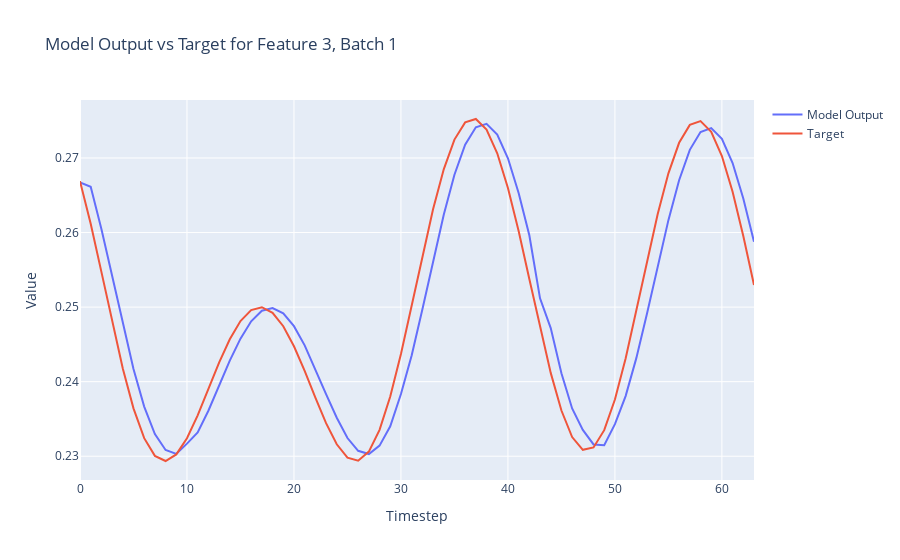

Notebook code cell kept with this figure:
### Code cell
import plotly.graph_objects as go

def plot_model_output_vs_target(model_outputs, targets, batch_index=0, feature_index=0):
    # Extract the specified feature for the given batch from both the model outputs and targets
    model_output_series = model_outputs[batch_index, :, feature_index].detach().numpy()
    target_series = targets[batch_index, :, feature_index].numpy()
    
    # Create a range for the x-axis (timesteps)
    timesteps = list(range(model_output_series.shape[0]))
    
    # Create traces
    model_trace = go.Scatter(x=timesteps, y=model_output_series, mode='lines', name='Model Output')
    target_trace = go.Scatter(x=timesteps, y=target_series, mode='lines', name='Target')
    
    # Create the figure and add traces
    fig = go.Figure()
    fig.add_trace(model_trace)
    fig.add_trace(target_trace)
    
    # Add title and labels
    fig.update_layout(title=f'Model Output vs Target for Feature {feature_index}, Batch {batch_index}',
                      xaxis_title='Timestep',
                      yaxis_title='Value')
    
    # Show the figure
    fig.show()

# Assuming `y` and `Y` are your model outputs and targets, respectively
# Adjust batch_index and feature_index as needed
plot_model_output_vs_target(outputs, Y, batch_index=1, feature_index=3)

### Figure 1 — Plotly figure (JSON) as saved in the notebook; plotly's stock layout.template omitted (floating-point values rounded to 4 significant figures)
{"data": [{"mode": "lines", "name": "Model Output", "type": "scatter", "x": [0, 1, 2, 3, 4, 5, 6, 7, 8, 9, 10, 11, 12, 13, 14, 15, 16, 17, 18, 19, 20, 21, 22, 23, 24, 25, 26, 27, 28, 29, 30, 31, 32, 33, 34, 35, 36, 37, 38, 39, 40, 41, 42, 43, 44, 45, 46, 47, 48, 49, 50, 51, 52, 53, 54, 55, 56, 57, 58, 59, 60, 61, 62, 63], "y": [0.2667, 0.2662, 0.2605, 0.2541, 0.2477, 0.2417, 0.2367, 0.233, 0.2308, 0.2303, 0.2317, 0.2332, 0.2361, 0.2394, 0.2428, 0.2458, 0.2481, 0.2495, 0.2499, 0.2492, 0.2474, 0.2449, 0.2417, 0.2383, 0.2352, 0.2324, 0.2307, 0.2303, 0.2314, 0.234, 0.2383, 0.2435, 0.2497, 0.2562, 0.2624, 0.2678, 0.2718, 0.2741, 0.2746, 0.2731, 0.27, 0.2653, 0.2596, 0.2512, 0.2472, 0.2411, 0.2364, 0.2335, 0.2316, 0.2315, 0.2343, 0.2381, 0.2432, 0.2491, 0.2554, 0.2617, 0.267, 0.2711, 0.2735, 0.274, 0.2726, 0.2693, 0.2646, 0.2588]}, {"mode": "lines", "name": "Target", "type": "scatter", "x": [0, 1, 2, 3, 4, 5, 6, 7, 8, 9, 10, 11, 12, 13, 14, 15, 16, 17, 18, 19, 20, 21, 22, 23, 24, 25, 26, 27, 28, 29, 30, 31, 32, 33, 34, 35, 36, 37, 38, 39, 40, 41, 42, 43, 44, 45, 46, 47, 48, 49, 50, 51, 52, 53, 54, 55, 56, 57, 58, 59, 60, 61, 62, 63], "y": [0.2669, 0.2612, 0.2547, 0.2481, 0.2418, 0.2364, 0.2324, 0.23, 0.2294, 0.2302, 0.2324, 0.2355, 0.239, 0.2425, 0.2457, 0.2481, 0.2496, 0.25, 0.2492, 0.2474, 0.2447, 0.2414, 0.2379, 0.2344, 0.2316, 0.2298, 0.2294, 0.2306, 0.2335, 0.238, 0.2437, 0.2502, 0.2568, 0.2631, 0.2685, 0.2725, 0.2748, 0.2752, 0.2738, 0.2706, 0.266, 0.2602, 0.2538, 0.2472, 0.2412, 0.2361, 0.2326, 0.2309, 0.2312, 0.2335, 0.2376, 0.2431, 0.2495, 0.2562, 0.2625, 0.2679, 0.272, 0.2744, 0.2749, 0.2735, 0.2703, 0.2655, 0.2595, 0.253]}], "layout": {"title": {"text": "Model Output vs Target for Feature 3, Batch 1"}, "xaxis": {"title": {"text": "Timestep"}}, "yaxis": {"title": {"text": "Value"}}}}
